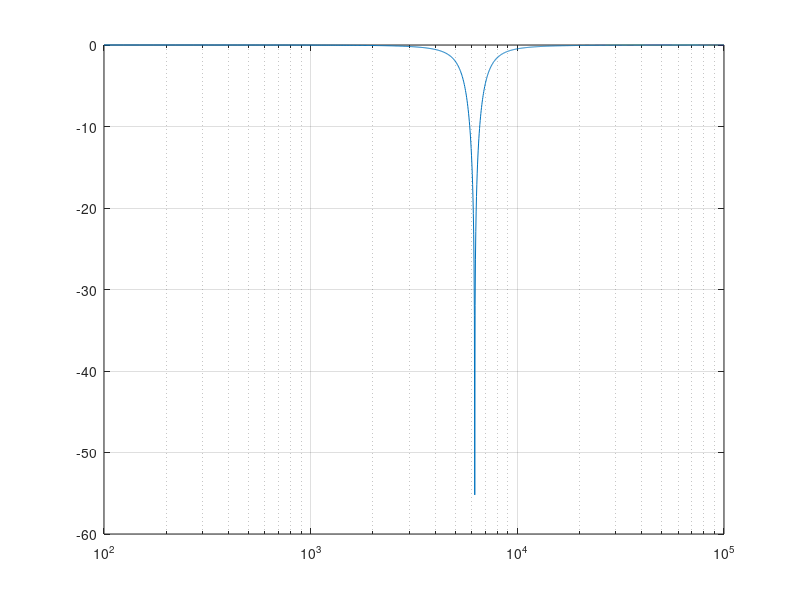
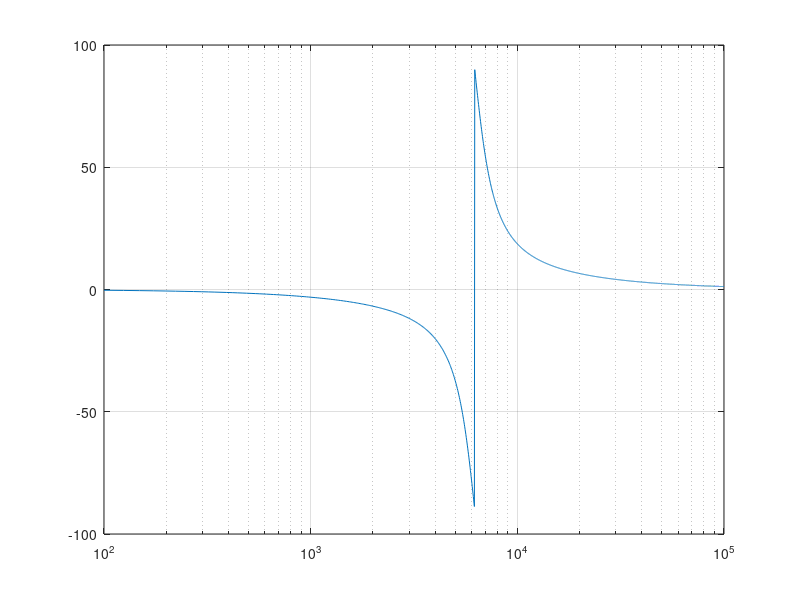

MATLAB code to generate these figures, in order:
% Second Order Notch Filter
f0 = 6220; %Hz
j = sqrt(-1);
Q = 3;
K = 1;

f_start = 100; f_stop = 100000; 
step = (f_stop - f_start)/4096; 
freq = f_start:step:f_stop;

Tf = K.*(((j.*freq./f0).^2 + 1)./((j.*freq./f0).^2.+(1./Q).*(j.*freq./f0)+1))

Ms = 20*log10(abs(Tf));
Ps = (180/pi)*angle(Tf);
semilogx(freq,Ms),grid
figure
semilogx(freq,Ps),grid